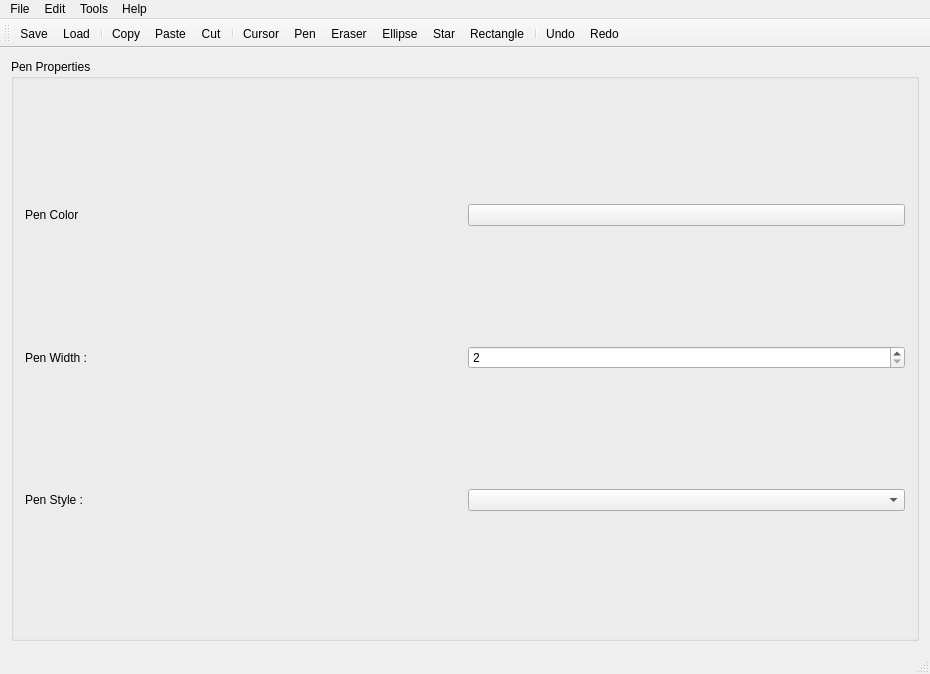
<?xml version="1.0" encoding="UTF-8"?>
<ui version="4.0">
 <class>MainWindow</class>
 <widget class="QMainWindow" name="MainWindow">
  <property name="geometry">
   <rect>
    <x>0</x>
    <y>0</y>
    <width>930</width>
    <height>674</height>
   </rect>
  </property>
  <property name="windowTitle">
   <string>MainWindow</string>
  </property>
  <widget class="QWidget" name="centralWidget">
   <layout class="QHBoxLayout" name="horizontalLayout_4">
    <item>
     <layout class="QVBoxLayout" name="listLayout">
      <item>
       <widget class="QGroupBox" name="groupBox">
        <property name="title">
         <string>Pen Properties</string>
        </property>
        <layout class="QVBoxLayout" name="verticalLayout">
         <item>
          <layout class="QHBoxLayout" name="horizontalLayout_3">
           <item>
            <widget class="QLabel" name="label">
             <property name="text">
              <string>Pen Color</string>
             </property>
            </widget>
           </item>
           <item>
            <widget class="QPushButton" name="penColorButton">
             <property name="text">
              <string/>
             </property>
            </widget>
           </item>
          </layout>
         </item>
         <item>
          <layout class="QVBoxLayout" name="colorPickerLayout"/>
         </item>
         <item>
          <layout class="QHBoxLayout" name="horizontalLayout_2">
           <item>
            <widget class="QLabel" name="label_2">
             <property name="text">
              <string>Pen Width : </string>
             </property>
            </widget>
           </item>
           <item>
            <widget class="QSpinBox" name="penWidthSpinbox">
             <property name="minimum">
              <number>2</number>
             </property>
             <property name="maximum">
              <number>12</number>
             </property>
            </widget>
           </item>
          </layout>
         </item>
         <item>
          <layout class="QHBoxLayout" name="horizontalLayout">
           <item>
            <widget class="QLabel" name="label_3">
             <property name="text">
              <string>Pen Style : </string>
             </property>
            </widget>
           </item>
           <item>
            <widget class="QComboBox" name="penStyleCombobox"/>
           </item>
          </layout>
         </item>
        </layout>
       </widget>
      </item>
     </layout>
    </item>
    <item>
     <layout class="QVBoxLayout" name="viewLayout"/>
    </item>
   </layout>
  </widget>
  <widget class="QMenuBar" name="menuBar">
   <property name="geometry">
    <rect>
     <x>0</x>
     <y>0</y>
     <width>930</width>
     <height>26</height>
    </rect>
   </property>
   <widget class="QMenu" name="menuFile">
    <property name="title">
     <string>File</string>
    </property>
    <addaction name="actionAdd_Image"/>
    <addaction name="actionQuit"/>
    <addaction name="actionSave"/>
    <addaction name="actionLoad"/>
   </widget>
   <widget class="QMenu" name="menuEdit">
    <property name="title">
     <string>Edit</string>
    </property>
    <addaction name="actionCopy"/>
    <addaction name="actionCut"/>
    <addaction name="actionPaste"/>
    <addaction name="separator"/>
    <addaction name="actionUndo"/>
    <addaction name="actionRedo"/>
   </widget>
   <widget class="QMenu" name="menuTools">
    <property name="title">
     <string>Tools</string>
    </property>
    <addaction name="actionCursor"/>
    <addaction name="actionPen"/>
    <addaction name="actionEraser"/>
    <addaction name="actionEllipse"/>
    <addaction name="actionRectangle"/>
    <addaction name="actionStar"/>
   </widget>
   <widget class="QMenu" name="menuHelp">
    <property name="title">
     <string>Help</string>
    </property>
    <addaction name="actionAbout"/>
   </widget>
   <addaction name="menuFile"/>
   <addaction name="menuEdit"/>
   <addaction name="menuTools"/>
   <addaction name="menuHelp"/>
  </widget>
  <widget class="QToolBar" name="mainToolBar">
   <attribute name="toolBarArea">
    <enum>TopToolBarArea</enum>
   </attribute>
   <attribute name="toolBarBreak">
    <bool>false</bool>
   </attribute>
   <addaction name="actionSave"/>
   <addaction name="actionLoad"/>
   <addaction name="separator"/>
   <addaction name="actionCopy"/>
   <addaction name="actionPaste"/>
   <addaction name="actionCut"/>
   <addaction name="separator"/>
   <addaction name="actionCursor"/>
   <addaction name="actionPen"/>
   <addaction name="actionEraser"/>
   <addaction name="actionEllipse"/>
   <addaction name="actionStar"/>
   <addaction name="actionRectangle"/>
   <addaction name="separator"/>
   <addaction name="actionUndo"/>
   <addaction name="actionRedo"/>
  </widget>
  <widget class="QStatusBar" name="statusBar"/>
  <action name="actionAdd_Image">
   <property name="icon">
    <iconset resource="resource.qrc">
     <normaloff>:/images/open.png</normaloff>:/images/open.png</iconset>
   </property>
   <property name="text">
    <string>Add Image</string>
   </property>
  </action>
  <action name="actionQuit">
   <property name="icon">
    <iconset resource="resource.qrc">
     <normaloff>:/images/close.png</normaloff>:/images/close.png</iconset>
   </property>
   <property name="text">
    <string>Quit</string>
   </property>
  </action>
  <action name="actionPen">
   <property name="icon">
    <iconset resource="resource.qrc">
     <normaloff>:/images/pen.png</normaloff>:/images/pen.png</iconset>
   </property>
   <property name="text">
    <string>Pen</string>
   </property>
  </action>
  <action name="actionEraser">
   <property name="icon">
    <iconset resource="resource.qrc">
     <normaloff>:/images/eraser.png</normaloff>:/images/eraser.png</iconset>
   </property>
   <property name="text">
    <string>Eraser</string>
   </property>
  </action>
  <action name="actionEllipse">
   <property name="icon">
    <iconset resource="resource.qrc">
     <normaloff>:/images/ellipse.png</normaloff>:/images/ellipse.png</iconset>
   </property>
   <property name="text">
    <string>Ellipse</string>
   </property>
  </action>
  <action name="actionRectangle">
   <property name="icon">
    <iconset resource="resource.qrc">
     <normaloff>:/images/rectangle.png</normaloff>:/images/rectangle.png</iconset>
   </property>
   <property name="text">
    <string>Rectangle</string>
   </property>
  </action>
  <action name="actionStar">
   <property name="icon">
    <iconset resource="resource.qrc">
     <normaloff>:/images/star.png</normaloff>:/images/star.png</iconset>
   </property>
   <property name="text">
    <string>Star</string>
   </property>
  </action>
  <action name="actionAbout">
   <property name="icon">
    <iconset resource="resource.qrc">
     <normaloff>:/images/about.png</normaloff>:/images/about.png</iconset>
   </property>
   <property name="text">
    <string>About</string>
   </property>
  </action>
  <action name="actionCursor">
   <property name="icon">
    <iconset resource="resource.qrc">
     <normaloff>:/images/cursor.png</normaloff>:/images/cursor.png</iconset>
   </property>
   <property name="text">
    <string>Cursor</string>
   </property>
  </action>
  <action name="actionSave">
   <property name="icon">
    <iconset resource="resource.qrc">
     <normaloff>:/images/save.png</normaloff>:/images/save.png</iconset>
   </property>
   <property name="text">
    <string>Save</string>
   </property>
  </action>
  <action name="actionLoad">
   <property name="icon">
    <iconset resource="resource.qrc">
     <normaloff>:/images/open.png</normaloff>:/images/open.png</iconset>
   </property>
   <property name="text">
    <string>Load</string>
   </property>
  </action>
  <action name="actionCopy">
   <property name="icon">
    <iconset resource="resource.qrc">
     <normaloff>:/images/copyIcon.png</normaloff>:/images/copyIcon.png</iconset>
   </property>
   <property name="text">
    <string>Copy</string>
   </property>
  </action>
  <action name="actionCut">
   <property name="icon">
    <iconset resource="resource.qrc">
     <normaloff>:/images/cutIcon.png</normaloff>:/images/cutIcon.png</iconset>
   </property>
   <property name="text">
    <string>Cut</string>
   </property>
  </action>
  <action name="actionPaste">
   <property name="icon">
    <iconset resource="resource.qrc">
     <normaloff>:/images/pasteIcon.png</normaloff>:/images/pasteIcon.png</iconset>
   </property>
   <property name="text">
    <string>Paste</string>
   </property>
  </action>
  <action name="actionUndo">
   <property name="icon">
    <iconset resource="resource.qrc">
     <normaloff>:/images/undoIcon.png</normaloff>:/images/undoIcon.png</iconset>
   </property>
   <property name="text">
    <string>Undo</string>
   </property>
  </action>
  <action name="actionRedo">
   <property name="icon">
    <iconset resource="resource.qrc">
     <normaloff>:/images/redoIcon.png</normaloff>:/images/redoIcon.png</iconset>
   </property>
   <property name="text">
    <string>Redo</string>
   </property>
  </action>
 </widget>
 <layoutdefault spacing="6" margin="11"/>
 <resources>
  <include location="resource.qrc"/>
 </resources>
 <connections/>
</ui>
